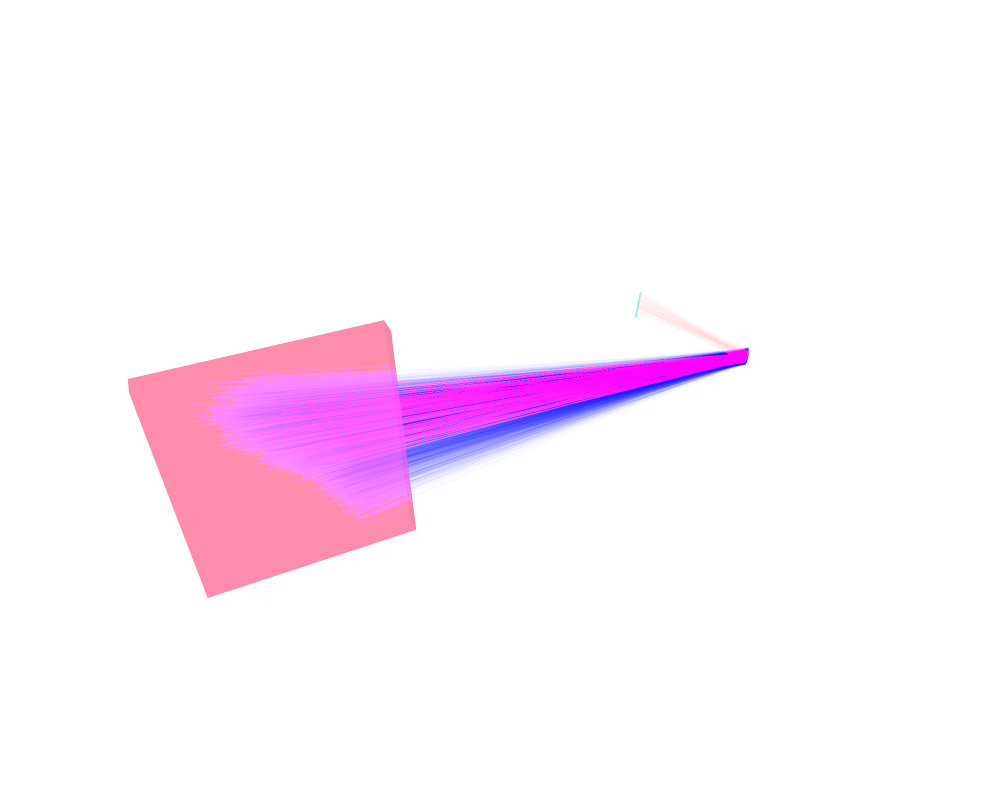

The notebook cell this image was saved under:
### Code cell
%matplotlib widget
import numpy as np
from collections import OrderedDict
import os

# Setup the module path.
import sys
sys.path.append(r"C:\Users\leila\Documents\Visual Studio\pppl_xics_2026\xicsrt")
sys.path.append(r"C:\Users\leila\Documents\Visual Studio\pppl_xics_2026\xicsrt_contrib")
sys.path.append(r"C:\Users\leila\Documents\Visual Studio\pppl_xics_2026\xicsrt_analysis")
sys.path.append(r"C:\Users\leila\Documents\Visual Studio\pppl_xics_2026\mirfusion_library")

## Start Logging
import logging
logging.basicConfig(level=logging.DEBUG)
logging.getLogger('matplotlib').setLevel(logging.WARNING)
logging.getLogger('PIL').setLevel(logging.WARNING)
logging.getLogger('h5py').setLevel(logging.WARNING)
logging.getLogger('jax').setLevel(logging.WARNING)

from mirutil import mirprint

# Import xicsrt modules
import xicsrt
from xicsrt.util import profiler

from w7x_npablant import xicsrt_w7x_npablant

# import the multilin Voigt function here
# change this import path to wherever the function is placed
# from xicsrt.tools.xicsrt_voigt import multiline_voigt_random

config = xicsrt_w7x_npablant.get_config()
config = xicsrt_w7x_npablant.initialize(config)

config['general']['comment'] = """
W7-X run without velocity profile profile.
Based on Op1.2b geometry calibration.

Simple polynomial profiles for emissivity, temperature and velocity.

Full crystal W7-X Ar16+ raytracing simulation with realistic W7-X plasma geometry.
"""

config['general']['number_of_runs'] = 1
config['general']['number_of_iter'] = 1
config['general']['save_images'] = True
config['general']['make_directories'] = True
config['general']['keep_history'] = True

config['general']['output_path'] = r"C:\Users\leila\Documents\Visual Studio\pppl_xics_2026"
config['general']['output_suffix'] = '_00'

config['sources']['plasma']['wout_file'] = r"C:\Users\leila\Documents\Visual Studio\pppl_xics_2026\wout.nc"
config['sources']['plasma']['enable_velocity'] = False
config['sources']['plasma']['enable_flux_compression'] = False
config['sources']['plasma']['time_resolution'] = 1e-3
config['sources']['plasma']['spread'] = np.radians(1.0)
config['sources']['plasma']['xsize'] = 0.15

# ------------------------------------------------------------
# Multi-Voigt sampled wavelength test
# ------------------------------------------------------------

line_locations = np.array([3.9492, 3.9660, 3.9695, 3.9944])
line_intensities = np.array([1.0, 0.5, 0.5, 0.3])
sigmas = np.array([0.002, 0.002, 0.002, 0.002])
gammas = np.array([0.001, 0.001, 0.001, 0.001])

sampled_wavelengths = multiline_voigt_random(
    line_locations,
    line_intensities,
    sigmas,
    gammas,
    size=1,
    gridsize=None,
    cutoff=1e-4,
)

# making each ray emitted from the plasma use the same wavelength
# if we want each ray to get its own sampled wavelength, then 'size=num_rays'
config['sources']['plasma']['wavelength'] = sampled_wavelengths[0]

print("Using sampled wavelength:", config['sources']['plasma']['wavelength'])

# ------------------------------------------------------------
# Raytrace
# ------------------------------------------------------------

profiler.resetProfiler()
profiler.startProfiler()

result = xicsrt.raytrace(config)
    
profiler.stopProfiler()
profiler.report()

import xicsrt.visual.xicsrt_3d__plotly as xicsrt_3d

fig = xicsrt_3d.figure()
# xicsrt_3d.add_fluxsurfaces(result['config'], range_n=(0, np.pi*2))
xicsrt_3d.add_rays(result)
xicsrt_3d.add_optics(result['config'])
xicsrt_3d.add_sources(result['config'])

fig.update_layout(
    autosize=False,
    width=1000,
    height=800,
)

xicsrt_3d.show()

### Figure 1 — Plotly figure (JSON) as saved in the notebook; plotly's stock layout.template omitted (floating-point values rounded to 4 significant figures; data arrays with more than 128 entries replaced by an {"elided": "..."} marker saying what was removed)
{"data": [{"connectgaps": false, "line": {"color": "rgba(0, 0, 255, 0.01)"}, "mode": "lines", "name": "lost", "showlegend": false, "type": "scatter3d", "x": {"elided": "30000 float values"}, "y": {"elided": "30000 float values"}, "z": {"elided": "30000 float values"}}, {"connectgaps": false, "line": {"color": "rgba(0, 0, 255, 0.01)"}, "mode": "lines", "name": "lost", "showlegend": false, "type": "scatter3d", "x": [-8.613, -8.685, NaN], "y": [3.291, 2.144, NaN], "z": [0.1032, 0.2394, NaN]}, {"connectgaps": false, "line": {"color": "rgba(255, 0, 0, 0.01)"}, "mode": "lines", "name": "found", "showlegend": false, "type": "scatter3d", "x": {"elided": "327 float values"}, "y": {"elided": "327 float values"}, "z": {"elided": "327 float values"}}, {"connectgaps": false, "line": {"color": "rgba(255, 0, 0, 0.01)"}, "mode": "lines", "name": "found", "showlegend": false, "type": "scatter3d", "x": {"elided": "327 float values"}, "y": {"elided": "327 float values"}, "z": {"elided": "327 float values"}}, {"flatshading": true, "i": [0, 2], "j": [3, 3], "k": [1, 0], "name": "crystal", "opacity": 0.5, "type": "mesh3d", "x": [-8.62, -8.628, -8.586, -8.594, -8.62, -8.628, -8.586, -8.594], "y": [3.279, 3.283, 3.301, 3.305, 3.279, 3.283, 3.301, 3.305], "z": [0.02278, 0.1224, 0.0247, 0.1243, 0.02278, 0.1224, 0.0247, 0.1243]}, {"flatshading": true, "i": [0, 2], "j": [3, 3], "k": [1, 0], "name": "detector", "opacity": 0.5, "type": "mesh3d", "x": [-8.701, -8.68, -8.668, -8.646, -8.701, -8.68, -8.668, -8.646], "y": [2.145, 2.137, 2.143, 2.135, 2.145, 2.137, 2.143, 2.135], "z": [0.2289, -0.02378, 0.2318, -0.02089, 0.2289, -0.02378, 0.2318, -0.02089]}, {"flatshading": true, "i": [0, 0, 4, 4, 0, 0, 0, 0, 3, 3, 3, 3], "j": [3, 3, 7, 7, 6, 6, 5, 5, 6, 6, 5, 5], "k": [1, 2, 5, 6, 2, 4, 1, 4, 2, 7, 1, 7], "name": "plasma", "opacity": 0.5, "type": "mesh3d", "x": [-5.846, -5.803, -5.899, -5.856, -4.444, -4.401, -4.497, -4.454], "y": [2.294, 2.277, 2.154, 2.137, 1.763, 1.746, 1.623, 1.606], "z": [-0.6793, 1.02, -0.6793, 1.02, -0.7201, 0.9793, -0.7201, 0.9793]}], "layout": {"autosize": false, "height": 800, "paper_bgcolor": "rgba(0,0,0,0)", "plot_bgcolor": "rgba(0,0,0,0)", "scene": {"aspectmode": "data", "xaxis": {"showbackground": false, "visible": false}, "yaxis": {"showbackground": false, "visible": false}, "zaxis": {"showbackground": false, "visible": false}}, "width": 1000}}
